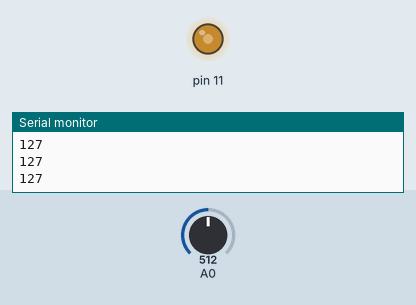
This sketch was run on a simulated Arduino Uno, built with avr-gcc and run on an emulated ATmega328P. Shown: output pins drawn as LEDs (lit = HIGH), the last lines printed to the serial monitor. The inputs (shaded band) are chosen by the test bench; at power-on: A0 = 512.

Above: at 1.2 s.
1.3 s: A0 set to 716
At 1.9 s:
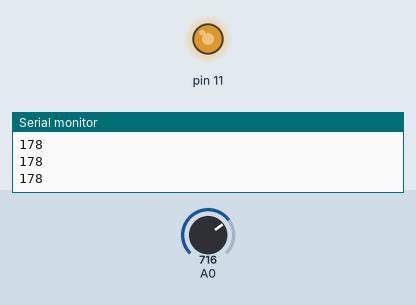
2.8 s: A0 set to 900
At 3.1 s:
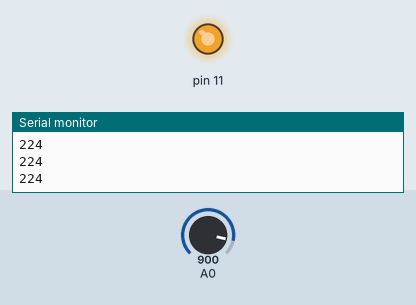
4.3 s: A0 set to 122
At 5.4 s:
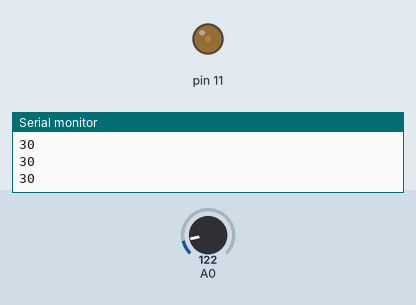
5.8 s: A0 set to 0
At 6.5 s:
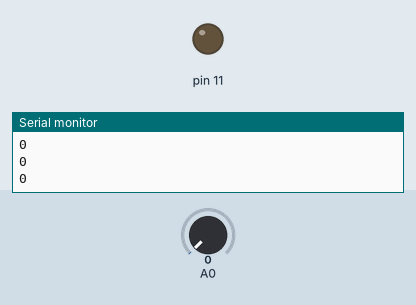
7.3 s: A0 set to 511
At 7.7 s:
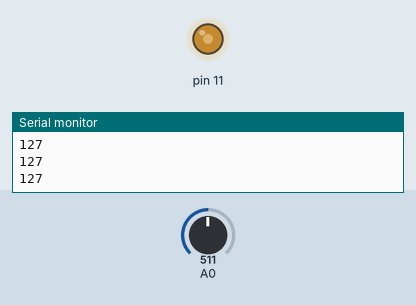
Timing chart, 0 to 9.8 s (numbered marks = the images above; inputs shaded):
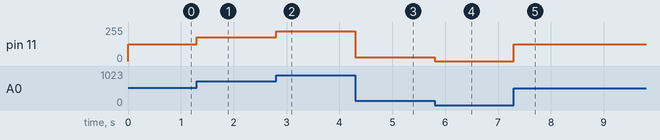

The sketch:

sketch_apr10a.ino
```cpp
void setup() {
  pinMode(11,OUTPUT);
  Serial.begin(9600);

}

void loop() {
  int a=analogRead(A0);
  int b=map(a,0,1023,0,255);
  analogWrite(11,b);
  Serial.println(b);

}
```

Measured:
- after the input at 1.3 s, pin 11: 127/255 → 178/255 at once
- after the input at 2.8 s, pin 11: 178/255 → 224/255 at once
- after the input at 4.3 s, pin 11: 224/255 → 30/255 at once
- after the input at 5.8 s, pin 11: 30/255 → 0/255 at once
- after the input at 7.3 s, pin 11: 0/255 → 127/255 at once
